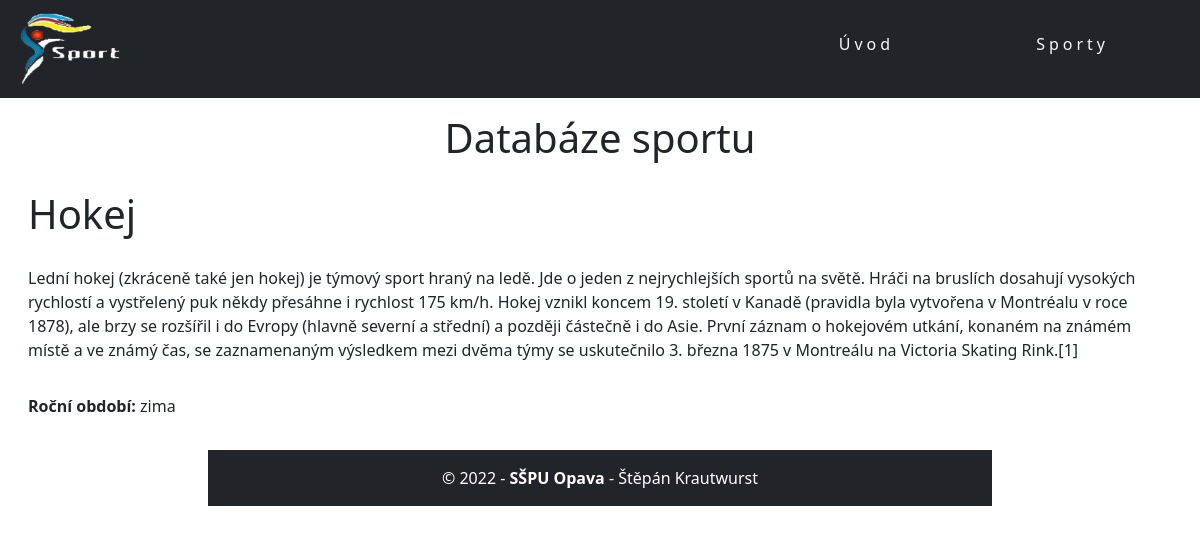
/sports/sporty/3, run on the app's committed database.
### sports/models.py (models this page shows, shortened)
class Sporty(models.Model):
    nazev_sportu = models.CharField(max_length=45, verbose_name="Název sportu")
    OBDOBI = (
        ("jaro", "Jaro"),
        ("leto", "Léto"),
        ("podzim", "Podzim"),
        ("zima", "Zima")
    )
    obdobi = models.CharField(max_length=10, choices=OBDOBI, verbose_name="Roční období")
    historie = models.TextField(verbose_name="Historie sportu")
    udalosti = models.ManyToManyField(Udalost, verbose_name="Událost")
    obrazek = models.ImageField(upload_to=sportPath, null=True, blank=True, verbose_name='Obrázky')
    class Meta:
        ordering = ['nazev_sportu']

### sports/views.py (the view)
# urls.py: path('sporty/<int:pk>', views.sportDetaily.as_view(), name='sporty_detail')
class sportDetaily(DetailView):
    model =Sporty
    context_object_name = 'sporty_detail'
    template_name = 'detail.html'

### sports/templates/detail.html
{%extends 'base.html'%}
{%block content%}
<h1 class="text-center py-3">Databáze sportu</h1>
<h1 class="p-3 py-1">{{ sporty_detail.nazev_sportu }}</h1>
    <div class="p-3"> {{ sporty_detail.historie }}</div>
    <div class="p-3"><b>Roční období:</b> {{ sporty_detail.obdobi }}</div>
{%endblock%}

### data on the page
Sporty: nazev_sportu "Hokej", historie "Lední hokej (zkráceně také jen hokej) je týmový sport hraný na ledě. Jde o jeden z nejrychlejších sportů na světě. Hráči na bruslích dosahují vysokých rychlostí a vystřelený puk někdy přesáhne i rychlost 175 km/h. Hokej vznikl koncem 19. století v Kanadě (pravidla byla vytvořena v Montréalu v roce 1878), ale brzy se rozšířil i do Evropy (hlavně severní a střední) a později částečně i do Asie. První záznam o hokejovém utkání, konaném na známém místě a ve známý čas, se zaznamenaným výsledkem mezi dvěma týmy se uskutečnilo 3. března 1875 v Montreálu na Victoria Skating Rink.[1]", obdobi "zima"
